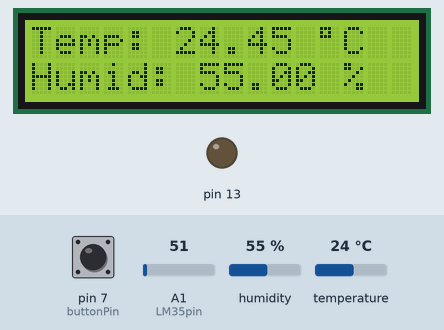
Recording of a sketch running on a simulated Arduino Uno, built with avr-gcc and run on an emulated ATmega328P. Shown: 16×2 character LCD, output pins drawn as LEDs (lit = HIGH). The test bench sets the inputs (shaded band); at power-on: humidity 55 %, A1 (LM35pin) = 51, temperature 24 °C, pin 7 (buttonPin) HIGH. What the sketch prints to the serial monitor is not drawn.

Above: at 2.2 s.
2.3 s: humidity set to 22 %
At 3.6 s:
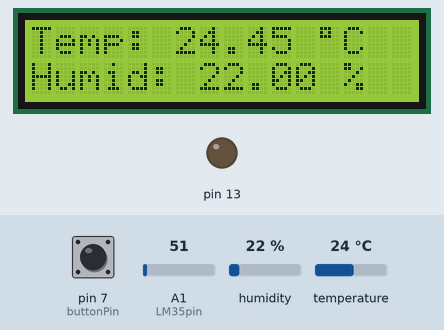
4.6 s: A1 (LM35pin) set to 61
At 5.4 s:
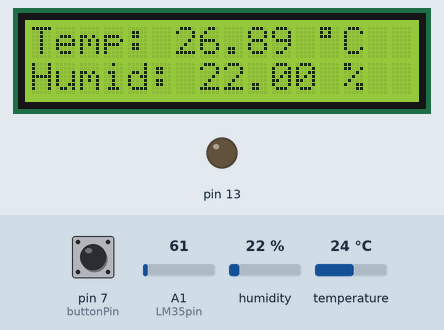
6.1 s: temperature set to 12 °C
At 7.6 s:
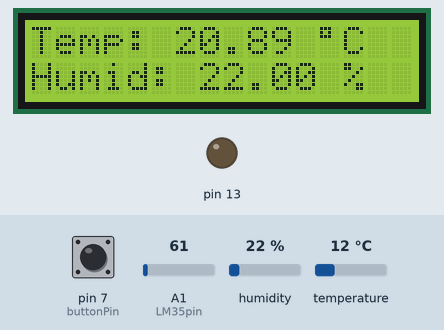
8.7 s: A1 (LM35pin) set to 18
At 9.4 s:
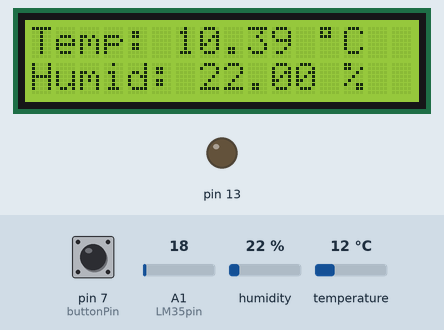
10.2 s: A1 (LM35pin) set to 15
At 10.8 s:
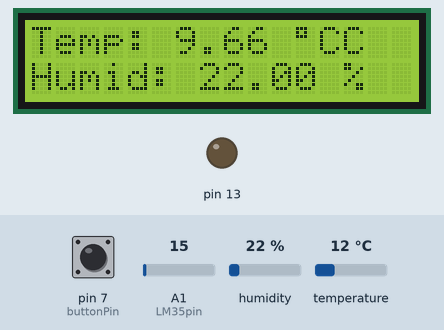
11.7 s: humidity set to 40 %
At 13.7 s:
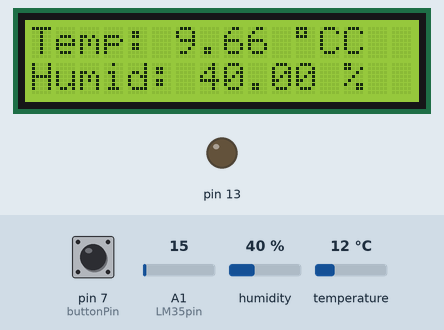
Timing chart, 0 to 15.2 s (numbered marks = the images above; inputs shaded):
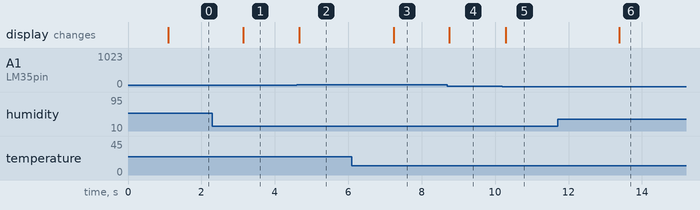

Measured:
- the behaviour switches between 17 and 16 on A1 (LM35pin) (found by bisection; images 4 and 5)
- after the input at 2.3 s, the display: changes after 0.84 s (image 1)
- after the input at 4.6 s, the display: changes after 0.06 s (image 2)
- after the input at 6.1 s, the display: changes after 1.1 s (image 3)
- after the input at 8.7 s, the display: changes after 0.05 s (image 4)
- after the input at 10.2 s, the display: changes after 0.09 s (image 5)
- after the input at 11.7 s, the display: changes after 1.7 s (image 6)

The sketch:

Room_temp.ino
```cpp
#include <LiquidCrystal.h>
#include <Adafruit_Sensor.h>
#include <DHT.h>
#include <DHT_U.h>

int DHTPIN = 8;
int LM35pin = A1; // Thermistor pin
int buttonPin = 7;

int delayTime = 500;

int TempLM35;

DHT dht (DHTPIN,DHT11);

const int rs = 12, en = 11, d4 = 5, d5 = 4, d6 = 3, d7 = 2;

LiquidCrystal lcd(rs, en, d4, d5, d6, d7);

int buttonState;

void blinkLED() {
  digitalWrite(13, HIGH);
  delay(100);
  digitalWrite(13, LOW);
  delay(100);
}

void setup() {
  Serial.begin(9600);

  pinMode(buttonPin, INPUT_PULLUP);

  pinMode(13, OUTPUT);

  // Initialize the DHT sensor
  dht.begin();
  Serial.println("DHT sensor initialized");

  // Initialize the LCD
  lcd.begin(16, 2);
  //lcd.print("hello, world!");

  lcd.setCursor(0, 0);
  lcd.print("Welcome!");

  lcd.setCursor(0, 1);
  lcd.print("All systems on");

  delay(1000);

  lcd.clear();
}

void loop() {

  //float tempDHT = dht.readTemperature();
  //int tempThermistorinit = analogRead(thermistorPin);

  /*

  double tempK = log(10000.0 * ((1024.0 / tempThermistorinit - 1)));
  tempK = 1 / (0.001129148 + (0.000234125 + (0.0000000876741 * tempK * tempK )) * tempK );
  float tempC = tempK - 273.15;

  */

  float valLM35 = analogRead(LM35pin);

  float TempLM35 =(500 * valLM35) /1024;

  float tempDHT = dht.readTemperature();

  float temperature = (TempLM35 + tempDHT) / 2; // Average temperature from LM35 and DHT sensor

  //float temperature = (tempDHT + tempC) / 2; // Average temperature from DHT and thermistor
  float humidity = dht.readHumidity();

  buttonState = digitalRead(buttonPin);

  if (isnan(temperature) || isnan(humidity)) {
    Serial.println("Failed to read from DHT sensor!");
    delay(delayTime);
    lcd.clear();
    lcd.setCursor(0, 0);
    lcd.print("Temp: Error");
    lcd.setCursor(0, 1);
    lcd.print("Humid: Error");
    blinkLED();
    return;
  }

  Serial.print("Temperature: "); Serial.print(temperature); Serial.println(" °C");
  //Serial.print("TemperatureDHT: "); Serial.print(tempDHT); Serial.println(" °C");
  //Serial.print("TemperatureThermistor: "); Serial.print(tempC); Serial.println(" °C");

  Serial.print("Humidity: "); Serial.print(humidity); Serial.println(" %");

  Serial.print("Button state: "); Serial.println(buttonState);

  lcd.setCursor(0, 0);
  lcd.print("Temp: " + String(temperature) + " " + char(223) + "C");

  lcd.setCursor(0, 1);
  lcd.print("Humid: " + String(humidity) + " %");

  delay(delayTime);
}
```
